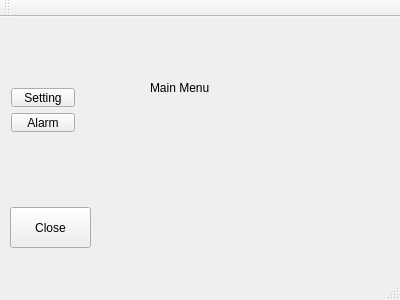
<?xml version="1.0" encoding="UTF-8"?>
<ui version="4.0">
 <class>MainWindow</class>
 <widget class="QMainWindow" name="MainWindow">
  <property name="geometry">
   <rect>
    <x>0</x>
    <y>0</y>
    <width>400</width>
    <height>300</height>
   </rect>
  </property>
  <property name="windowTitle">
   <string>MainWindow</string>
  </property>
  <widget class="QWidget" name="centralWidget">
   <widget class="QStackedWidget" name="stackedWidget">
    <property name="geometry">
     <rect>
      <x>90</x>
      <y>10</y>
      <width>291</width>
      <height>221</height>
     </rect>
    </property>
    <property name="currentIndex">
     <number>0</number>
    </property>
    <widget class="QWidget" name="page">
     <widget class="QLabel" name="label_8">
      <property name="geometry">
       <rect>
        <x>60</x>
        <y>40</y>
        <width>141</width>
        <height>41</height>
       </rect>
      </property>
      <property name="text">
       <string>Main Menu</string>
      </property>
     </widget>
    </widget>
    <widget class="QWidget" name="Setting">
     <widget class="QWidget" name="">
      <property name="geometry">
       <rect>
        <x>40</x>
        <y>20</y>
        <width>90</width>
        <height>66</height>
       </rect>
      </property>
      <layout class="QVBoxLayout" name="verticalLayout_2">
       <item>
        <widget class="QPushButton" name="General">
         <property name="text">
          <string>General</string>
         </property>
        </widget>
       </item>
       <item>
        <widget class="QPushButton" name="WiFiPage">
         <property name="text">
          <string>Wi-Fi</string>
         </property>
        </widget>
       </item>
      </layout>
     </widget>
     <zorder>General</zorder>
     <zorder>WiFiPage</zorder>
     <zorder>General</zorder>
    </widget>
    <widget class="QWidget" name="Alarm">
     <widget class="QPushButton" name="AddPage">
      <property name="geometry">
       <rect>
        <x>10</x>
        <y>10</y>
        <width>91</width>
        <height>31</height>
       </rect>
      </property>
      <property name="text">
       <string>Add Alarm</string>
      </property>
     </widget>
     <widget class="QPushButton" name="EditPage">
      <property name="geometry">
       <rect>
        <x>10</x>
        <y>40</y>
        <width>91</width>
        <height>31</height>
       </rect>
      </property>
      <property name="text">
       <string>Edit Alarm</string>
      </property>
     </widget>
     <widget class="QPushButton" name="DeletePage">
      <property name="geometry">
       <rect>
        <x>10</x>
        <y>70</y>
        <width>91</width>
        <height>31</height>
       </rect>
      </property>
      <property name="text">
       <string>Delete Alarm</string>
      </property>
     </widget>
     <widget class="QListView" name="listView">
      <property name="geometry">
       <rect>
        <x>130</x>
        <y>50</y>
        <width>121</width>
        <height>151</height>
       </rect>
      </property>
     </widget>
     <widget class="QLabel" name="label">
      <property name="geometry">
       <rect>
        <x>160</x>
        <y>20</y>
        <width>59</width>
        <height>16</height>
       </rect>
      </property>
      <property name="text">
       <string>Alarms</string>
      </property>
     </widget>
    </widget>
    <widget class="QWidget" name="AddAlarm">
     <widget class="QTimeEdit" name="timeEdit">
      <property name="geometry">
       <rect>
        <x>90</x>
        <y>50</y>
        <width>141</width>
        <height>81</height>
       </rect>
      </property>
     </widget>
     <widget class="QLabel" name="label_2">
      <property name="geometry">
       <rect>
        <x>120</x>
        <y>10</y>
        <width>71</width>
        <height>16</height>
       </rect>
      </property>
      <property name="text">
       <string>Add Alarm</string>
      </property>
     </widget>
     <widget class="QRadioButton" name="radioButton">
      <property name="geometry">
       <rect>
        <x>20</x>
        <y>140</y>
        <width>102</width>
        <height>20</height>
       </rect>
      </property>
      <property name="text">
       <string>Repeat</string>
      </property>
     </widget>
     <widget class="QTextEdit" name="textEdit">
      <property name="geometry">
       <rect>
        <x>110</x>
        <y>170</y>
        <width>131</width>
        <height>16</height>
       </rect>
      </property>
     </widget>
     <widget class="QLabel" name="label_3">
      <property name="geometry">
       <rect>
        <x>40</x>
        <y>170</y>
        <width>59</width>
        <height>16</height>
       </rect>
      </property>
      <property name="text">
       <string>Label</string>
      </property>
     </widget>
     <widget class="QPushButton" name="yes_2">
      <property name="geometry">
       <rect>
        <x>170</x>
        <y>190</y>
        <width>51</width>
        <height>31</height>
       </rect>
      </property>
      <property name="text">
       <string>Yes</string>
      </property>
     </widget>
     <widget class="QPushButton" name="no_2">
      <property name="geometry">
       <rect>
        <x>220</x>
        <y>190</y>
        <width>51</width>
        <height>31</height>
       </rect>
      </property>
      <property name="text">
       <string>No</string>
      </property>
     </widget>
    </widget>
    <widget class="QWidget" name="EditAlarm">
     <widget class="QLabel" name="label_4">
      <property name="geometry">
       <rect>
        <x>40</x>
        <y>170</y>
        <width>59</width>
        <height>16</height>
       </rect>
      </property>
      <property name="text">
       <string>Label</string>
      </property>
     </widget>
     <widget class="QTextEdit" name="textEdit_2">
      <property name="geometry">
       <rect>
        <x>110</x>
        <y>170</y>
        <width>131</width>
        <height>16</height>
       </rect>
      </property>
     </widget>
     <widget class="QTimeEdit" name="timeEdit_2">
      <property name="geometry">
       <rect>
        <x>90</x>
        <y>50</y>
        <width>141</width>
        <height>81</height>
       </rect>
      </property>
     </widget>
     <widget class="QRadioButton" name="radioButton_2">
      <property name="geometry">
       <rect>
        <x>20</x>
        <y>140</y>
        <width>102</width>
        <height>20</height>
       </rect>
      </property>
      <property name="text">
       <string>Repeat</string>
      </property>
     </widget>
     <widget class="QLabel" name="label_5">
      <property name="geometry">
       <rect>
        <x>120</x>
        <y>10</y>
        <width>71</width>
        <height>16</height>
       </rect>
      </property>
      <property name="text">
       <string>Edit Alarm</string>
      </property>
     </widget>
     <widget class="QPushButton" name="yes">
      <property name="geometry">
       <rect>
        <x>170</x>
        <y>190</y>
        <width>51</width>
        <height>31</height>
       </rect>
      </property>
      <property name="text">
       <string>Yes</string>
      </property>
     </widget>
     <widget class="QPushButton" name="no">
      <property name="geometry">
       <rect>
        <x>220</x>
        <y>190</y>
        <width>51</width>
        <height>31</height>
       </rect>
      </property>
      <property name="text">
       <string>No</string>
      </property>
     </widget>
    </widget>
    <widget class="QWidget" name="DeleteAlarm">
     <widget class="QLabel" name="label_6">
      <property name="geometry">
       <rect>
        <x>40</x>
        <y>170</y>
        <width>59</width>
        <height>16</height>
       </rect>
      </property>
      <property name="text">
       <string>Label</string>
      </property>
     </widget>
     <widget class="QTextEdit" name="textEdit_3">
      <property name="geometry">
       <rect>
        <x>110</x>
        <y>170</y>
        <width>131</width>
        <height>16</height>
       </rect>
      </property>
     </widget>
     <widget class="QTimeEdit" name="timeEdit_3">
      <property name="geometry">
       <rect>
        <x>90</x>
        <y>50</y>
        <width>141</width>
        <height>81</height>
       </rect>
      </property>
     </widget>
     <widget class="QRadioButton" name="radioButton_3">
      <property name="geometry">
       <rect>
        <x>20</x>
        <y>140</y>
        <width>102</width>
        <height>20</height>
       </rect>
      </property>
      <property name="text">
       <string>Repeat</string>
      </property>
     </widget>
     <widget class="QLabel" name="label_7">
      <property name="geometry">
       <rect>
        <x>110</x>
        <y>10</y>
        <width>91</width>
        <height>16</height>
       </rect>
      </property>
      <property name="text">
       <string>Delete Alarm</string>
      </property>
     </widget>
     <widget class="QPushButton" name="yes_3">
      <property name="geometry">
       <rect>
        <x>170</x>
        <y>190</y>
        <width>51</width>
        <height>31</height>
       </rect>
      </property>
      <property name="text">
       <string>Yes</string>
      </property>
     </widget>
     <widget class="QPushButton" name="no_3">
      <property name="geometry">
       <rect>
        <x>220</x>
        <y>190</y>
        <width>51</width>
        <height>31</height>
       </rect>
      </property>
      <property name="text">
       <string>No</string>
      </property>
     </widget>
    </widget>
    <widget class="QWidget" name="page_2">
     <widget class="QLabel" name="label_9">
      <property name="geometry">
       <rect>
        <x>90</x>
        <y>20</y>
        <width>59</width>
        <height>16</height>
       </rect>
      </property>
      <property name="text">
       <string>Wi-Fi</string>
      </property>
     </widget>
    </widget>
   </widget>
   <widget class="QPushButton" name="Close">
    <property name="geometry">
     <rect>
      <x>10</x>
      <y>190</y>
      <width>81</width>
      <height>41</height>
     </rect>
    </property>
    <property name="text">
     <string>Close</string>
    </property>
   </widget>
   <widget class="QWidget" name="">
    <property name="geometry">
     <rect>
      <x>0</x>
      <y>60</y>
      <width>86</width>
      <height>66</height>
     </rect>
    </property>
    <layout class="QVBoxLayout" name="verticalLayout">
     <item>
      <widget class="QPushButton" name="Setting_2">
       <property name="text">
        <string>Setting</string>
       </property>
      </widget>
     </item>
     <item>
      <widget class="QPushButton" name="Alarm_2">
       <property name="text">
        <string>Alarm</string>
       </property>
      </widget>
     </item>
    </layout>
   </widget>
  </widget>
  <widget class="QMenuBar" name="menuBar">
   <property name="geometry">
    <rect>
     <x>0</x>
     <y>0</y>
     <width>400</width>
     <height>22</height>
    </rect>
   </property>
  </widget>
  <widget class="QToolBar" name="mainToolBar">
   <attribute name="toolBarArea">
    <enum>TopToolBarArea</enum>
   </attribute>
   <attribute name="toolBarBreak">
    <bool>false</bool>
   </attribute>
  </widget>
  <widget class="QStatusBar" name="statusBar"/>
 </widget>
 <layoutdefault spacing="6" margin="11"/>
 <resources/>
 <connections/>
</ui>
